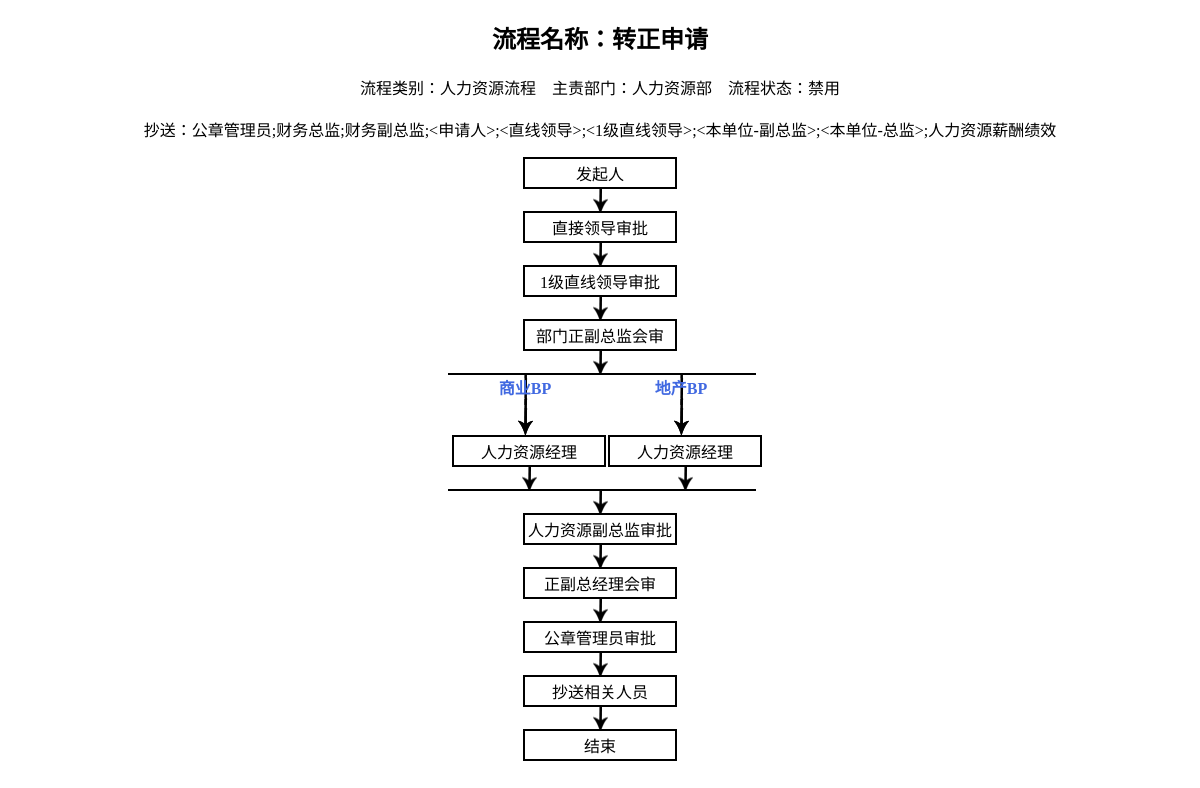
Screenshot of /detail.php?id=1 with the database file from the repository.
### tables this page shows
CREATE TABLE `oa_lcb` (
  `ID` int(11) NOT NULL AUTO_INCREMENT,
  `公司` varchar(255) DEFAULT NULL,
  `流程类别` varchar(255) DEFAULT NULL,
  `流程名称` varchar(255) DEFAULT NULL,
  `流程状态` varchar(255) DEFAULT NULL,
  `主责部门` varchar(255) DEFAULT NULL,
  `重复参与人策略` varchar(255) DEFAULT NULL,
  `分支` varchar(255) DEFAULT NULL,
  `抄送` varchar(255) DEFAULT NULL,
  `发起人` varchar(255) DEFAULT NULL,
  `节点1` varchar(255) DEFAULT NULL,
  `节点2` varchar(255) DEFAULT NULL,
  `节点3` varchar(255) DEFAULT NULL,
  `节点4` varchar(255) DEFAULT NULL,
  `节点5` varchar(255) DEFAULT NULL,
  `节点6` varchar(255) DEFAULT NULL,
  `节点7` varchar(255) DEFAULT NULL,
  `节点8` varchar(255) DEFAULT NULL,
  `节点9` varchar(255) DEFAULT NULL,
  `节点10` varchar(255) DEFAULT NULL,
  `节点11` varchar(255) DEFAULT NULL,
  `节点12` varchar(255) DEFAULT NULL,
  `节点13` varchar(255) DEFAULT NULL,
  `节点14` varchar(255) DEFAULT NULL,
  `节点15` varchar(255) DEFAULT NULL,
  PRIMARY KEY (`ID`)
);

CREATE TABLE `oa_gxb1` (
  `ID` varchar(255) NOT NULL,
  `关联流程ID` varchar(255) DEFAULT NULL,
  `分支名称` varchar(255) DEFAULT NULL,
  `节点1` varchar(255) DEFAULT NULL,
  `节点2` varchar(255) DEFAULT NULL,
  `节点3` varchar(255) DEFAULT NULL,
  `节点4` varchar(255) DEFAULT NULL,
  `节点5` varchar(255) DEFAULT NULL,
  `节点6` varchar(255) DEFAULT NULL,
  `节点7` varchar(255) DEFAULT NULL,
  `节点8` varchar(255) DEFAULT NULL,
  PRIMARY KEY (`ID`)
);

### detail.php (the view, shortened to what this page needs)
<!DOCTYPE html PUBLIC "-//W3C//DTD HTML 4.01//EN"
"http://www.w3.org/TR/html4/strict.dtd">
<html xmlns="http://www.w3.org/1999/xhtml" lang="cn">
	<head>
		<link rel="stylesheet" href="css/cs1.css" />
	</head>
	<body>
		<?php
					if (!empty($_GET['id'])){
					$d=$_GET['id'];
					$sql="select * from `oa_lcb` where `id`='$d'";
					$result=mysql_query($sql);
					while($sj=mysql_fetch_assoc($result)){
						echo '<h2>流程名称：'.$sj["流程名称"].'</h2>';
						echo '<p> 流程类别：'.$sj["流程类别"].'&nbsp;&nbsp;&nbsp;&nbsp;'.'主责部门：'.$sj["主责部门"].'&nbsp;&nbsp;&nbsp;&nbsp;'.'流程状态：'.$sj["流程状态"].'<br><br>'.'抄送：'.$sj["抄送"].'</p>';
							foreach($sj as $key=>$value){
								if($value==null||$value==$sj['流程类别']||$value==$sj['流程状态']||$value==$sj['重复参与人策略']||$value==$sj['分支']||$value==$sj['抄送']||$value==$sj['流程名称']||$value==$sj['公司'] || $value==$sj['主责部门'] || $value==$sj['ID']){
									continue;
								}
						else{
								if($value=="分支1"){
										$fz_sql="select * from `oa_gxb1` WHERE find_in_set($d,`关联流程ID`)";
										$fz_result=mysql_query($fz_sql);
										$cont1=mysql_num_rows($fz_result);
										$hrcsum=$cont1*156;
										$hrflsum=$cont1*2;
										$boxsum=$cont1*156;
										$hrhrsum='style="margin-left:'.$hrflsum.'px;"';
										$hrwidth='style="width:'.$hrcsum.'px;"';
										$hrboxwidth='style="width:'.$boxsum.'px;"';
										echo '<div class="container"'.$hrwidth.'>';
										echo'	<hr '.$hrhrsum.' />';
										echo '</div>';
											echo '<div class="container"'.$hrboxwidth.'>';
													while($fz_sj=mysql_fetch_assoc($fz_result)){
													echo'<div class="hrbox">';
														echo '<div class="hrfzlfet">';
															echo $fz_sj['分支名称'];
														echo '</div>';
															foreach($fz_sj as $fz_key=>$fz_value){
															if($fz_value==null||$fz_value==$fz_sj['ID']||$fz_value==$fz_sj['关联流程ID']||$fz_value==$fz_sj['分支名称']){
																continue;
															}
															else{
																echo'	<div class=" hrboxleft">';
																echo'		<div class="contbox">';
																echo $fz_value;
																echo'		</div>';
																echo'		<div class="contline"></div>';
																echo'	</div>';
															}
															}
														echo'</div>';
													}
													echo'</div>';
													echo '<div class="container"'.$hrwidth.'>';
													echo'	<hr '.$hrhrsum.' />';
													echo'		<div class="contline"></div>';
													echo '<div>';
										}
										else{
										echo'		<div class="contbox">';
										echo $value;
										echo'		</div>';
										echo'		<div class="contline">';
										echo'		</div>';
											}
										}
										}
										}
										echo'		<div class="contbox">';
										echo '结束';
										echo'		</div>';
										}
					else{
						echo'<h1>没有数据，请检查</h1>';
					}
		?>
	</body>
</html>

### css/cs1.css (style rules this page uses)
body { margin: 0; padding: 0; text-align: center; }
.container { margin: 0 auto; }
.contbox { margin: 0 auto; padding-top: 2px; padding-bottom: 2px; width: 150px; border: solid 2px; }
.contline { background: url(../img/jt.png) no-repeat center; height: 22px; }
hr { margin: 0 auto; border: 1px solid; }
.hrfzlfet { background: url(../img/fzjt.png) no-repeat center; height: 60px; color:royalblue; font-weight: bold; }
.hrboxleft { float: left; margin-left: 2px; }
.hrbox { margin-left: 6px; float: left; width: 150px; }

### rows the page displays
oa_lcb: 流程名称 "转正申请", 流程类别 "人力资源流程", 主责部门 "人力资源部", 流程状态 "禁用", 抄送 "公章管理员;财务总监;财务副总监;<申请人>;<直线领导>;<1级直线领导>;<本单位-副总监>;<本单位-总监>;人力资源薪酬绩效", 发起人 "发起人", 节点1 "直接领导审批", 节点2 "1级直线领导审批", 节点3 "部门正副总监会审", 节点4 "分支1" (drawn), 节点5 "人力资源副总监审批", 节点6 "正副总经理会审", 节点7 "公章管理员审批", 节点8 "抄送相关人员"
oa_gxb1: 分支名称 "商业BP", 节点1 "人力资源经理"
oa_gxb1: 分支名称 "地产BP", 节点1 "人力资源经理"
